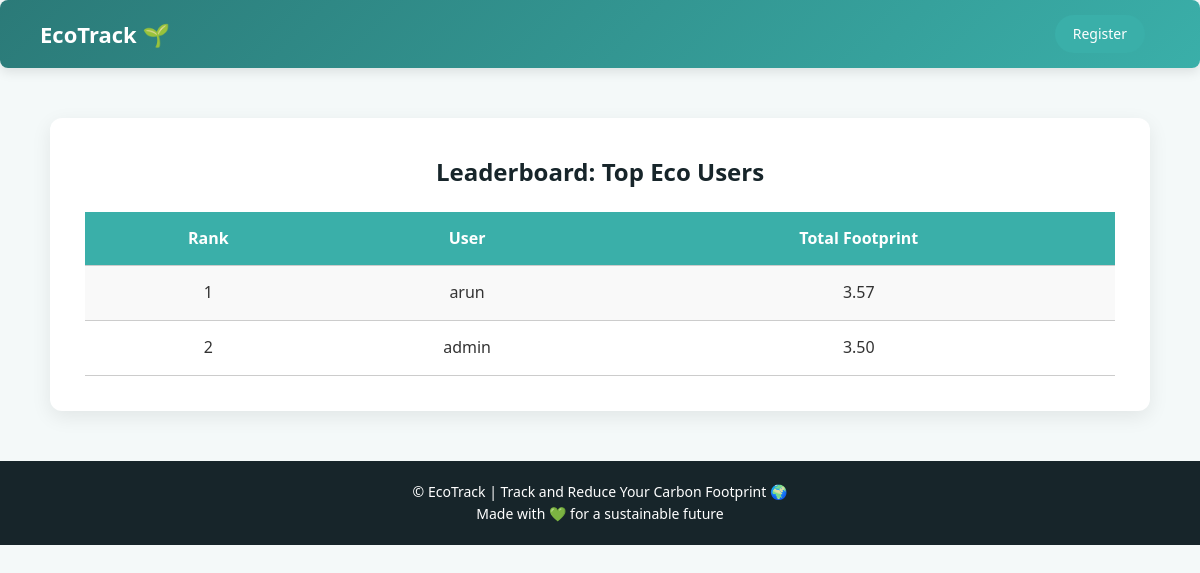
Page /leaderboard/ on the committed database.
### tracker/models.py (models this page shows, shortened)
class UserProfile(models.Model):
    user = models.OneToOneField(User, on_delete=models.CASCADE)
    total_footprint = models.FloatField(default=0.0)

### tracker/views.py (the view)
# urls.py: path('leaderboard/', views.leaderboard, name='leaderboard'),
def leaderboard(request):
    top_users = UserProfile.objects.order_by('-total_footprint')[:10]
    return render(request, 'tracker/leaderboard.html', {'top_users': top_users})

### tracker/templates/tracker/leaderboard.html
{% extends 'tracker/base.html' %}
{% block content %}
<h2>Leaderboard: Top Eco Users</h2>
<table>
    <tr>
        <th>Rank</th>
        <th>User</th>
        <th>Total Footprint</th>
    </tr>
    {% for profile in top_users %}
    <tr>
        <td>{{ forloop.counter }}</td>
        <td>{{ profile.user.username }}</td>
        <td>{{ profile.total_footprint|floatformat:2 }}</td>
    </tr>
    {% empty %}
    <tr><td colspan="3">No users yet.</td></tr>
    {% endfor %}
</table>
{% endblock %}

### tracker/static/tracker/css/style.css (style rules this page uses)
body { font-family:Arial;background:#f5f7fa;color:#333 }

### tracker/templates/tracker/base.html (style rules this page uses)
* { margin: 0; padding: 0; box-sizing: border-box; font-family: 'Segoe UI', Tahoma, Geneva, Verdana, sans-serif; }
body { background-color: #f4f9f9; color: #333; line-height: 1.6; }
h1, h2 { color: #17252a; margin-bottom: 20px; text-align: center; }
table { width: 100%; border-collapse: collapse; margin-top: 20px; }
table th, table td { padding: 14px 16px; text-align: center; border-bottom: 1px solid #ccc; }
table th { background-color: #3aafa9; color: white; }
table tr:nth-child(even) { background-color: #f9f9f9; }

### rows in the picture
UserProfile: user.username "arun", total_footprint "3.57"
UserProfile: user.username "admin", total_footprint "3.50"
